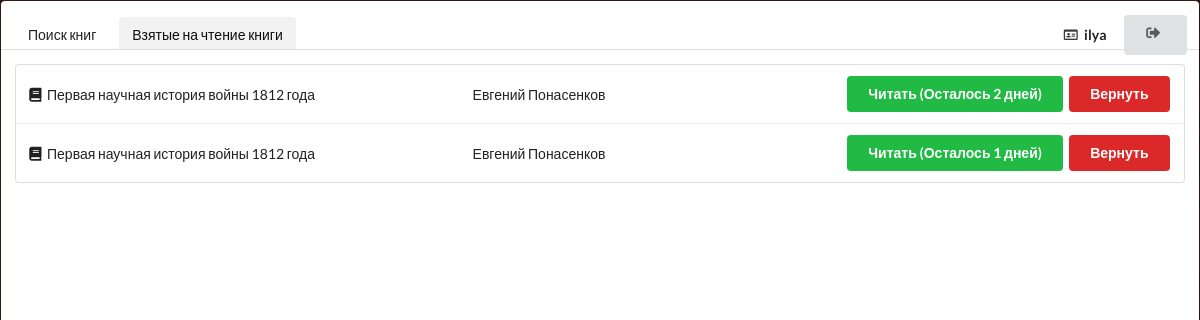
Before: /main/ (signed in) with the older database file.
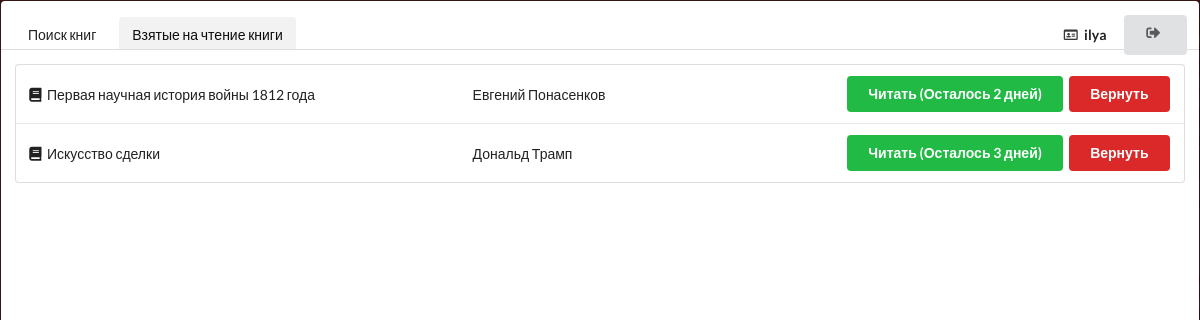
After: the same page with the newer database file.
### Books/models.py (models this page shows)
class ReadingList(models.Model):
    user_id = models.ForeignKey(User, on_delete=models.CASCADE)
    book_id = models.ForeignKey(Book, on_delete=models.CASCADE)
    days = models.IntegerField()

class Book(models.Model):
    title = models.CharField(max_length=50, help_text="Название книги")
    author = models.CharField(max_length=50, help_text="Автор книги")
    cover = models.ImageField(upload_to='covers')
    count = models.IntegerField()

### Books/views.py (the view)
# urls.py: path('', views.Reading, name='main'),
def Reading(request):
    current_user = request.user
    reading = ReadingList.objects.all().filter(user_id=current_user)
    return render(request, 'Books/main.html', {'reading': reading})

### Books/templates/Books/main.html (shortened to what this page needs)
{% extends 'Books/base.html' %}
{% block panel %}
<a class="item" href="/main/search">
    Поиск книг
</a>
<a class="active item">
    Взятые на чтение книги
</a>
<div class="right menu">
    <a class="item">
        <i class="id card outline icon"></i> <b>{{ user.username }}</b>
    </a>
    <div class="ui vertical animated button" id="logoutButton" tabindex="0">
        <div class="visible content">
            <i class="sign out icon"></i>
        </div>
    </div>
</div>
{% endblock %}
{% block table_content %}
{% for read in reading %}
<tr>
    <td class="special collapsing">
        <div class = "bookTitle" data-html="<div class='header'></div><div class='content'><img class='ui small image' src='{{ read.book_id.cover.url }}'>" data-position="bottom right" ><i class="book icon"></i>{{ read.book_id.title }}</div>
    </td>
    <td class="collapsing">
        {{ read.book_id.author }}
    </td>
    <td class="right aligned collapsing">
        <button class="ui green button">
            Читать (Осталось {{ read.days }} дней)
        </button>
        <button class="ui red button">
            Вернуть
        </button>
    </td>
</tr>
{% endfor %}
{% endblock %}

Changed rows visible on the page:
changed ReadingList: book_id "Первая научная история войны 1812 года" → "Искусство сделки"; book_id.author "Евгений Понасенков" → "Дональд Трамп"; days "1" → "3"
